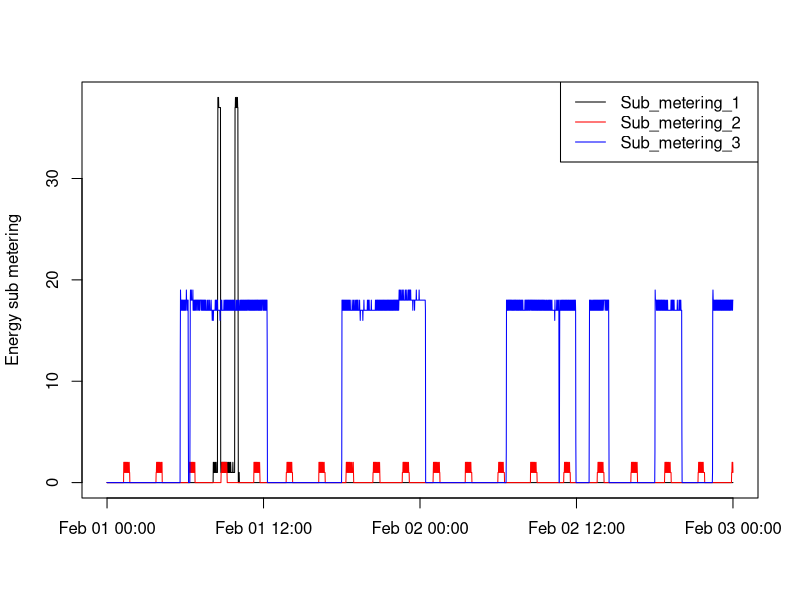

Write the R code that produced this figure.
#### Week 1 Project 1 plot3 ####

## Load data
rawdata <- read.csv('household_power_consumption.txt', header = TRUE, na.strings = '?', sep = ',')

# Change date format
rawdata$datetime <- as.POSIXct(paste(rawdata$Date, rawdata$Time), format = "%d/%m/%Y %H:%M:%S")

# Choose date from 2007-02-01 to 2007-02-02
subdata <- rawdata[(rawdata$datetime >= '2007-02-01') & (rawdata$datetime <= '2007-02-03'), ]

# Create png 3
png("plot3.png", width = 480, height = 480)

# Plot 3
plot(subdata$datetime, subdata$Sub_metering_1, type="l", xlab="", ylab="Energy sub metering")
lines(subdata$datetime, subdata$Sub_metering_2, col = "red")
lines(subdata$datetime, subdata$Sub_metering_3, col="blue")

legend("topright", col=c("black","red","blue")
       , c("Sub_metering_1  ","Sub_metering_2  ", "Sub_metering_3  ")
       ,lty=c(1,1), lwd=c(1,1))

dev.off()
